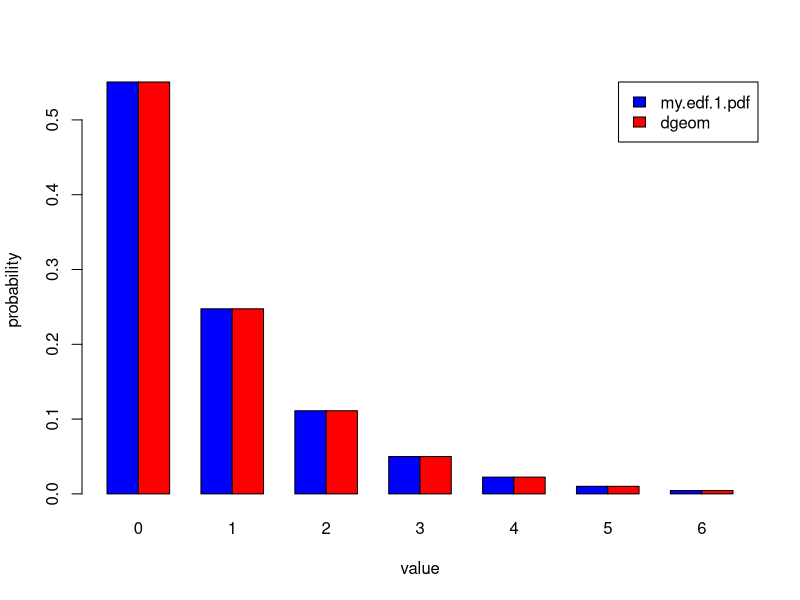
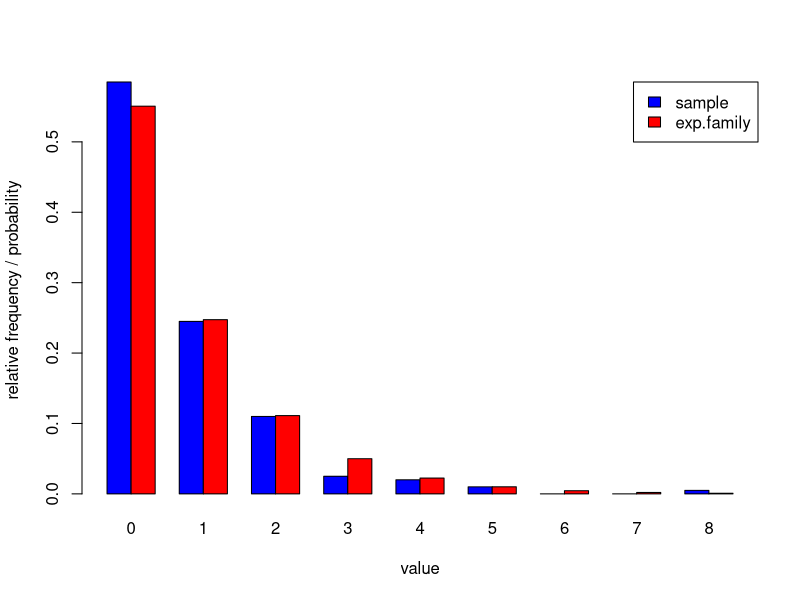
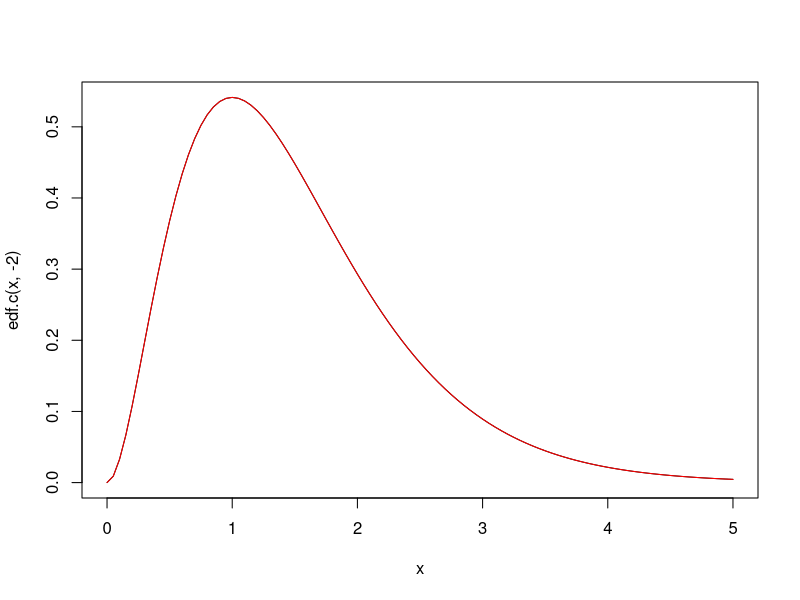
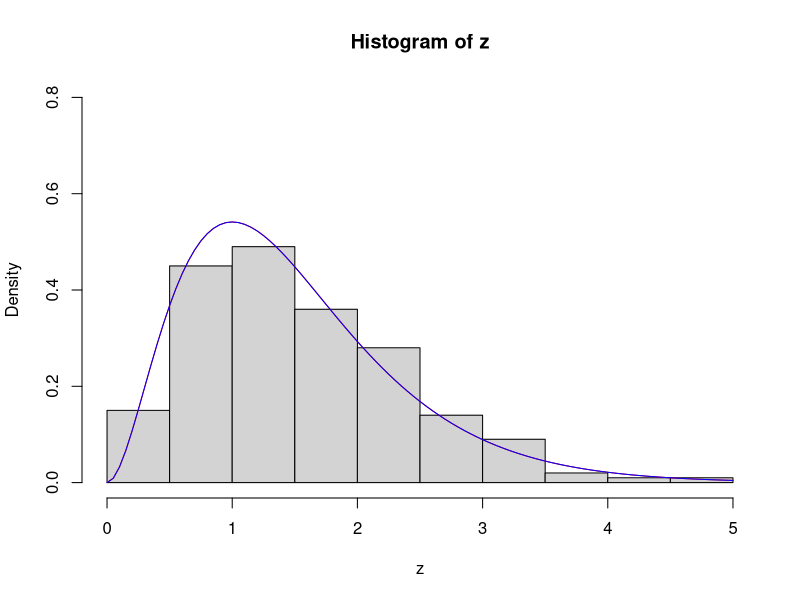
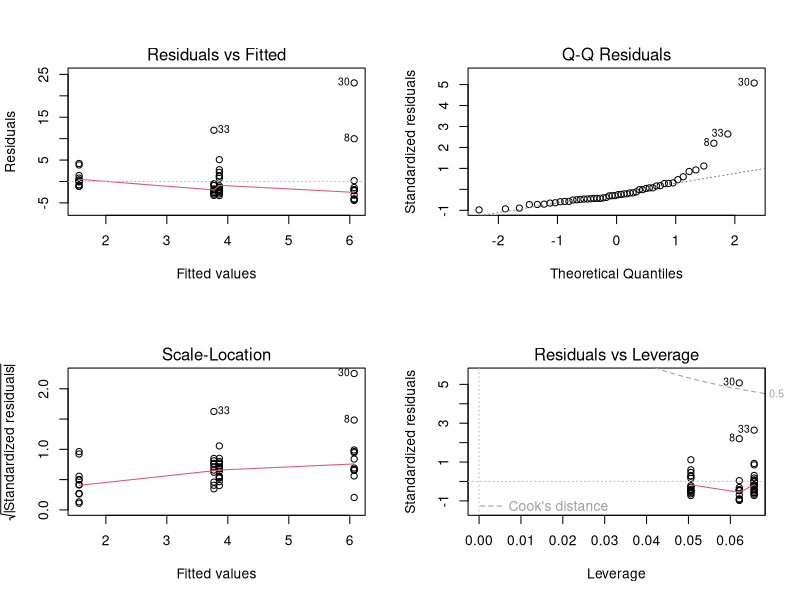
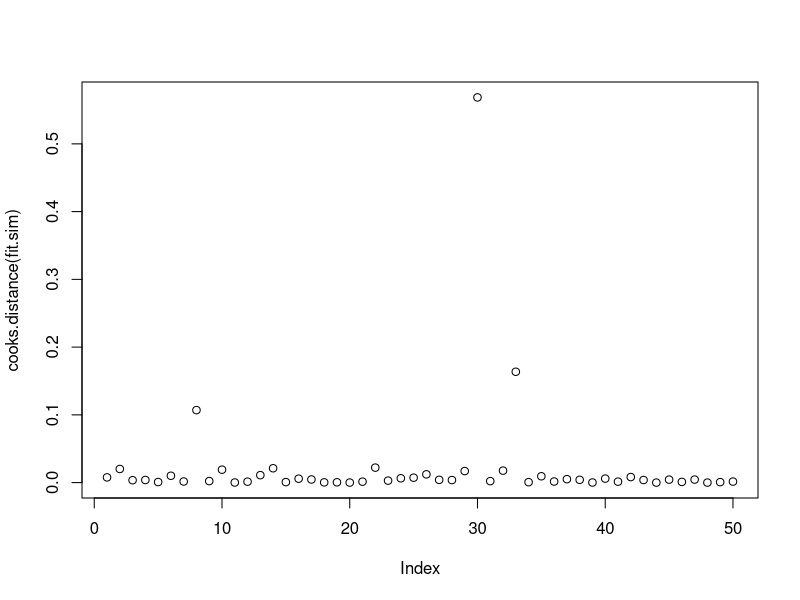
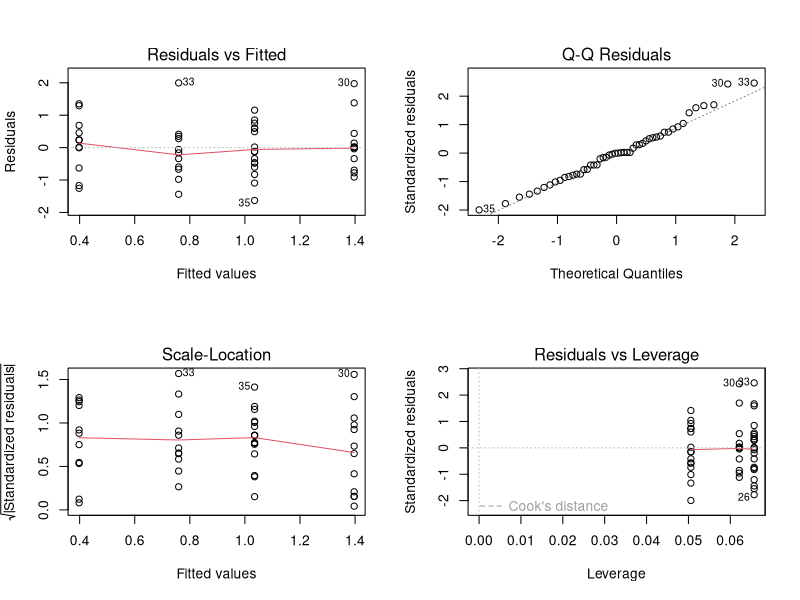
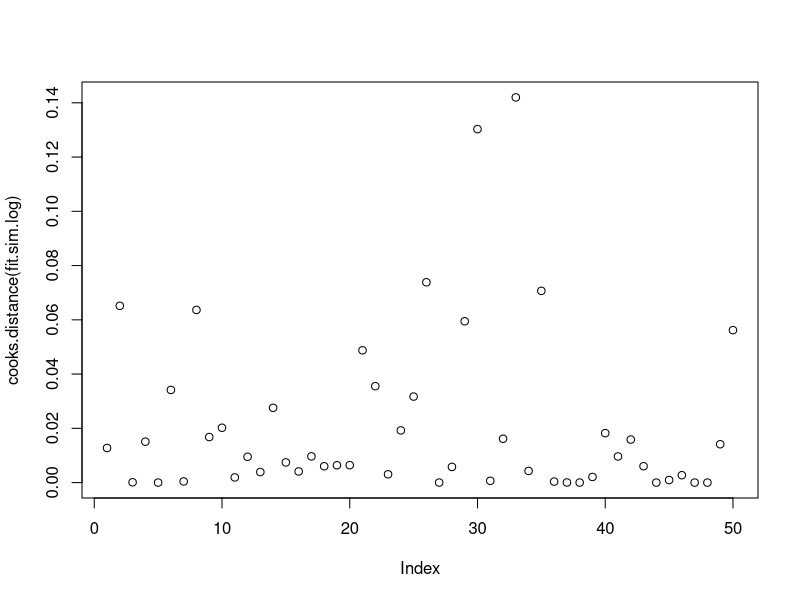

Write the R code that produced these figures, in order. (Note: this script raises an error after producing the figures.)
#######
#Task22
#######

# (a) Write two R functions 
# which allow the definition of a probability mass function (pmf) 
# or probability density function (pdf) from the exponential dispersion family 
# and from the k-parametric natural exponential family 
# for a (univariate) random variable Y .

# (i) The arguments of the first function should be the functions a, b, c, 
# and the dispersion parameter φ (see Definition II.2.3 in the lecture). 
# The function should return another function with the arguments y and θ 
# whose return value is the value of the pmf/pdf of Y at y 
# for the natural parameter θ.

my.edf.func = function(my.a, my.b, my.c, my.pi){
  
  return(my.edf.pmf = function(y, v){
    
    return(exp((y*v - my.b(v))/my.a(my.pi) + my.c(y, my.pi)))
    
  })
  
}

# (ii) The arguments of the second function 
# should be the functions T, h and B 
# (see Definition II.2.7 
# with ηj(θ) := θj, j = 1,...,k for θ = (θ1,...,θk) ∈ Θ ⊂ Rk).
# The function should return another function with the arguments y 
# and θ whose return value is the value of the pmf/pdf of Y at y 
# for the natural parameter vector θ.

my.k.param = function(my.T, my.h, my.B){
  
  return(my.k.param.func = function(y, my.v){
    
    return(exp(my.v %*% my.T(y) - my.B(my.v)) * my.h(y))
    
  })
  
}

# (b) A pmf of a random variable with values in N0 is 
# given by a member of the exponential dispersion family with
# a = identity function
# b: v -> -ln(1-exp(v))
# c: . -> 0

my.a.identity = function(a){
  
  return(a)
  
}

my.b.ln = function(v){
  
  return(-log(1 - exp(v)))
  
}

my.c.zero = function(y, pi){
  
  return(0)
  
}

my.edf.1 = my.edf.func(my.a.identity, my.b.ln, my.c.zero, 1)

x = 0:6

dgeom.sample = dgeom(x, 1-exp(-0.8))

comb.table = matrix(0, 2, 7)

colnames(comb.table) = x

rownames(comb.table) = c("my.edf.1.pdf", "dgeom")

comb.table[1,] = my.edf.1(x, -0.8)

comb.table[2,] = dgeom(x, 1-exp(-0.8))

barplot(comb.table, 
        beside = TRUE, 
        col = c("blue", "red"),
        ylab = "probability",
        xlab = "value",
        legend.text = TRUE,
        args.legend = list(x = "topright"))

n = 200
z = rgeom(n, 1-exp(-0.8))
freq.table = table(z)
observed.vals = as.numeric(names(freq.table))
plot.vals = 0:max(observed.vals)

comb.table = matrix(0, 2, length(plot.vals))
colnames(comb.table) = plot.vals
rownames(comb.table) = c("sample", "exp.family")
comb.table[1, observed.vals + 1] = freq.table/n
comb.table[2,] = my.edf.1(plot.vals, -0.8)

barplot(comb.table, 
        beside = TRUE, 
        col = c("blue", "red"),
        ylab = "relative frequency / probability",
        xlab = "value",
        legend.text = TRUE,
        args.legend = list(x = "topright")
        )

#c)
my.b.c = function(v){
  
  return(ifelse(v < 0, -log(((-v)^3)/2), {
    warning("b is only defined for theta<0. Return 0 for other values of theta.");
    0}))
  
}

my.c.c = function(y, my.pi){
  
  return(log(y^2))
  
}

natural.param.c = -2
dispers.param.c = 1

edf.c = my.edf.func(my.a.identity, my.b.c, my.c.c, 1)

curve(edf.c(x, -2), xlim=c(0,5))
curve(dgamma(x,3,2),col="red",add=TRUE)

z = rgamma(200, 3, 2)

hist(z, freq = FALSE, ylim = c(0,.8))
curve(edf.c(x, -2), col = "red", add = TRUE)


#d)

my.T.c = function(y){
  
  return(matrix(c(log(y), y), byrow = TRUE, nrow = 2))
  
}

my.h.c = function(y){
  
  return(ifelse(y>0, 1, {warning("y should be greater than 0");0}))
  
}


my.B.c = function(theta){
  
  return(log(gamma(theta[1] + 1)) - (theta[1] + 1)*log(-theta[2]))
  
}

my.func.d = my.k.param(my.T.c, my.h.c, my.B.c)

theta.d = c(2, -2)

curve(my.func.d(x, theta.d), col = "blue", add = TRUE)

#######
#Task23
#######

# (a) Download the data set Sim1.csv from the RWTHmoodle space and load it 
# as data frame into your workspace.

sim1 = read.csv("Sim1.csv", header = TRUE, sep = ",")

# (b) Fit the linear model E(Y ) = Xβ, 
# where the design matrix X contains an intercept 
# and two additonal columns of the variables x1 and x2 
# from the Sim1.csv data set.

fit.sim = lm(y ~ x1 + x2, data = sim1)

par(mfrow=c(2,2))
plot(fit.sim)
par(mfrow=c(1,1))
plot(cooks.distance(fit.sim))

# (c) As alternative approach, 
# fit a linear model with intercept for the transformed response variable 
# log(y) and the explanatory variables x1 and x2. 
# Check the fit of this linear model.

fit.sim.log = lm(log(y) ~ x1 + x2, data = sim1)

par(mfrow=c(2,2))
plot(fit.sim.log)
par(mfrow=c(1,1))
plot(cooks.distance(fit.sim.log))

fit.sim.log2 = lm(log(y) ~ x1, data = sim1)

par(mfrow=c(2,2))
plot(fit.sim.log2)
par(mfrow=c(1,1))
plot(cooks.distance(fit.sim.log2))

EY = rep(NA, length(sim$y))
EY[x1 == 1] = exp(1.5)
EY[x1 == 0] = exp(1)



